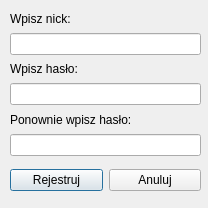
<?xml version="1.0" encoding="UTF-8"?>
<ui version="4.0">
 <class>Rejestracja</class>
 <widget class="QDialog" name="Rejestracja">
  <property name="geometry">
   <rect>
    <x>0</x>
    <y>0</y>
    <width>208</width>
    <height>208</height>
   </rect>
  </property>
  <property name="windowTitle">
   <string>Rejestracja</string>
  </property>
  <widget class="QWidget" name="verticalLayoutWidget">
   <property name="geometry">
    <rect>
     <x>10</x>
     <y>10</y>
     <width>191</width>
     <height>146</height>
    </rect>
   </property>
   <layout class="QVBoxLayout" name="verticalLayout">
    <item>
     <widget class="QLabel" name="label">
      <property name="text">
       <string>Wpisz nick:</string>
      </property>
     </widget>
    </item>
    <item>
     <widget class="QLineEdit" name="poleNick"/>
    </item>
    <item>
     <widget class="QLabel" name="label_2">
      <property name="text">
       <string>Wpisz hasło:</string>
      </property>
     </widget>
    </item>
    <item>
     <widget class="QLineEdit" name="polePass"/>
    </item>
    <item>
     <widget class="QLabel" name="label_3">
      <property name="text">
       <string>Ponownie wpisz hasło:</string>
      </property>
     </widget>
    </item>
    <item>
     <widget class="QLineEdit" name="polePass2"/>
    </item>
   </layout>
  </widget>
  <widget class="QWidget" name="horizontalLayoutWidget">
   <property name="geometry">
    <rect>
     <x>10</x>
     <y>160</y>
     <width>191</width>
     <height>41</height>
    </rect>
   </property>
   <layout class="QHBoxLayout" name="horizontalLayout">
    <item>
     <widget class="QPushButton" name="pushRejestruj">
      <property name="text">
       <string>Rejestruj</string>
      </property>
     </widget>
    </item>
    <item>
     <widget class="QPushButton" name="pushAnuluj">
      <property name="text">
       <string>Anuluj</string>
      </property>
     </widget>
    </item>
   </layout>
  </widget>
 </widget>
 <resources/>
 <connections/>
</ui>
